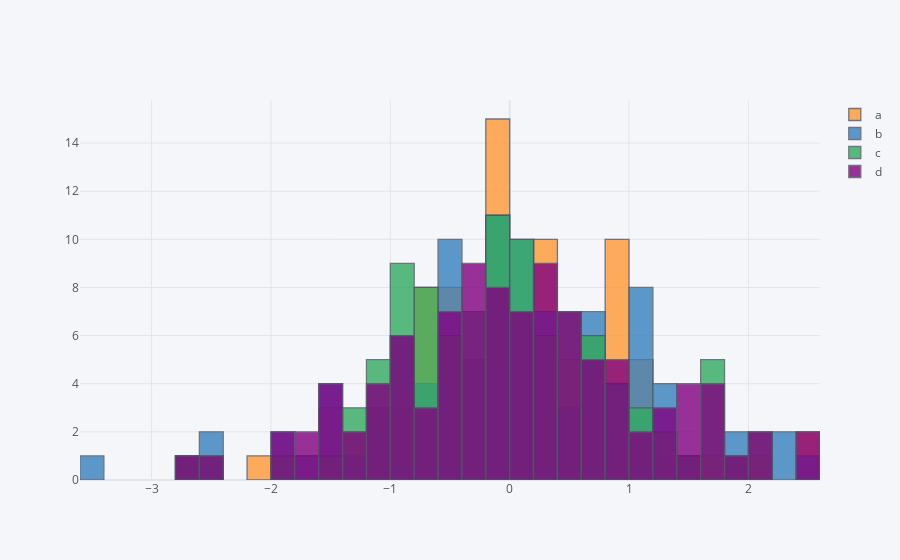

Notebook code for this chart:
### Code cell
dataframe.iplot(kind="hist", bins=30)
